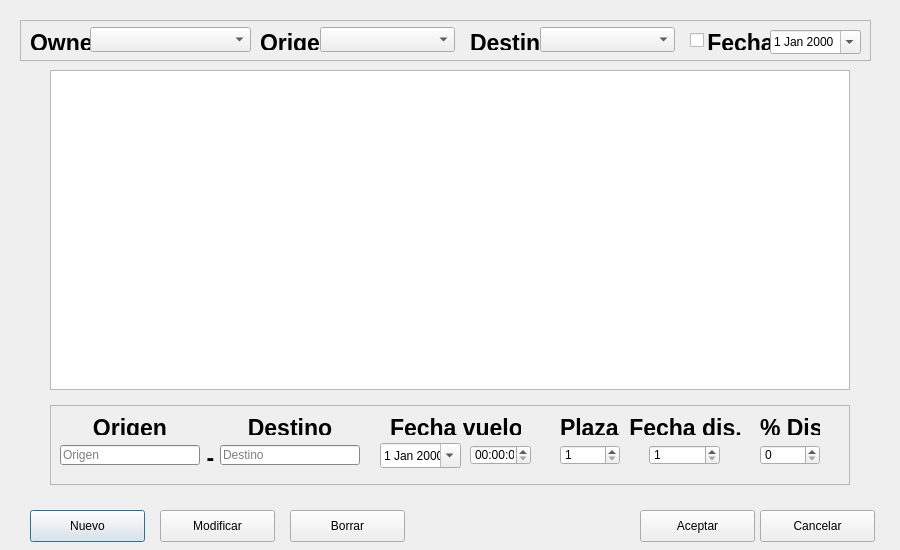
<?xml version="1.0" encoding="UTF-8"?>
<ui version="4.0">
 <class>gestionarNegos</class>
 <widget class="QDialog" name="gestionarNegos">
  <property name="geometry">
   <rect>
    <x>0</x>
    <y>0</y>
    <width>900</width>
    <height>550</height>
   </rect>
  </property>
  <property name="sizePolicy">
   <sizepolicy hsizetype="Fixed" vsizetype="Fixed">
    <horstretch>0</horstretch>
    <verstretch>0</verstretch>
   </sizepolicy>
  </property>
  <property name="minimumSize">
   <size>
    <width>900</width>
    <height>0</height>
   </size>
  </property>
  <property name="windowTitle">
   <string>Dialog</string>
  </property>
  <widget class="QFrame" name="editNegos">
   <property name="enabled">
    <bool>true</bool>
   </property>
   <property name="geometry">
    <rect>
     <x>50</x>
     <y>405</y>
     <width>800</width>
     <height>80</height>
    </rect>
   </property>
   <property name="frameShape">
    <enum>QFrame::StyledPanel</enum>
   </property>
   <property name="frameShadow">
    <enum>QFrame::Raised</enum>
   </property>
   <widget class="QLabel" name="labelOrigen">
    <property name="geometry">
     <rect>
      <x>10</x>
      <y>10</y>
      <width>140</width>
      <height>20</height>
     </rect>
    </property>
    <property name="font">
     <font>
      <pointsize>17</pointsize>
      <weight>75</weight>
      <bold>true</bold>
      <underline>false</underline>
     </font>
    </property>
    <property name="text">
     <string>&lt;html&gt;&lt;head/&gt;&lt;body&gt;&lt;p align=&quot;center&quot;&gt;Origen&lt;/p&gt;&lt;/body&gt;&lt;/html&gt;</string>
    </property>
   </widget>
   <widget class="QLineEdit" name="txtOrigen">
    <property name="geometry">
     <rect>
      <x>10</x>
      <y>40</y>
      <width>140</width>
      <height>20</height>
     </rect>
    </property>
    <property name="palette">
     <palette>
      <active>
       <colorrole role="Base">
        <brush brushstyle="SolidPattern">
         <color alpha="255">
          <red>255</red>
          <green>255</green>
          <blue>255</blue>
         </color>
        </brush>
       </colorrole>
       <colorrole role="Window">
        <brush brushstyle="SolidPattern">
         <color alpha="255">
          <red>191</red>
          <green>191</green>
          <blue>191</blue>
         </color>
        </brush>
       </colorrole>
      </active>
      <inactive>
       <colorrole role="Base">
        <brush brushstyle="SolidPattern">
         <color alpha="255">
          <red>255</red>
          <green>255</green>
          <blue>255</blue>
         </color>
        </brush>
       </colorrole>
       <colorrole role="Window">
        <brush brushstyle="SolidPattern">
         <color alpha="255">
          <red>191</red>
          <green>191</green>
          <blue>191</blue>
         </color>
        </brush>
       </colorrole>
      </inactive>
      <disabled>
       <colorrole role="Base">
        <brush brushstyle="SolidPattern">
         <color alpha="255">
          <red>191</red>
          <green>191</green>
          <blue>191</blue>
         </color>
        </brush>
       </colorrole>
       <colorrole role="Window">
        <brush brushstyle="SolidPattern">
         <color alpha="255">
          <red>191</red>
          <green>191</green>
          <blue>191</blue>
         </color>
        </brush>
       </colorrole>
      </disabled>
     </palette>
    </property>
    <property name="placeholderText">
     <string>Origen</string>
    </property>
   </widget>
   <widget class="QLineEdit" name="txtDestino">
    <property name="geometry">
     <rect>
      <x>170</x>
      <y>40</y>
      <width>140</width>
      <height>20</height>
     </rect>
    </property>
    <property name="palette">
     <palette>
      <active>
       <colorrole role="Base">
        <brush brushstyle="SolidPattern">
         <color alpha="255">
          <red>255</red>
          <green>255</green>
          <blue>255</blue>
         </color>
        </brush>
       </colorrole>
       <colorrole role="Window">
        <brush brushstyle="SolidPattern">
         <color alpha="255">
          <red>191</red>
          <green>191</green>
          <blue>191</blue>
         </color>
        </brush>
       </colorrole>
      </active>
      <inactive>
       <colorrole role="Base">
        <brush brushstyle="SolidPattern">
         <color alpha="255">
          <red>255</red>
          <green>255</green>
          <blue>255</blue>
         </color>
        </brush>
       </colorrole>
       <colorrole role="Window">
        <brush brushstyle="SolidPattern">
         <color alpha="255">
          <red>191</red>
          <green>191</green>
          <blue>191</blue>
         </color>
        </brush>
       </colorrole>
      </inactive>
      <disabled>
       <colorrole role="Base">
        <brush brushstyle="SolidPattern">
         <color alpha="255">
          <red>191</red>
          <green>191</green>
          <blue>191</blue>
         </color>
        </brush>
       </colorrole>
       <colorrole role="Window">
        <brush brushstyle="SolidPattern">
         <color alpha="255">
          <red>191</red>
          <green>191</green>
          <blue>191</blue>
         </color>
        </brush>
       </colorrole>
      </disabled>
     </palette>
    </property>
    <property name="placeholderText">
     <string>Destino</string>
    </property>
   </widget>
   <widget class="QLabel" name="labelDestino">
    <property name="geometry">
     <rect>
      <x>170</x>
      <y>10</y>
      <width>140</width>
      <height>20</height>
     </rect>
    </property>
    <property name="font">
     <font>
      <pointsize>17</pointsize>
      <weight>75</weight>
      <bold>true</bold>
      <underline>false</underline>
     </font>
    </property>
    <property name="text">
     <string>&lt;html&gt;&lt;head/&gt;&lt;body&gt;&lt;p align=&quot;center&quot;&gt;Destino&lt;/p&gt;&lt;/body&gt;&lt;/html&gt;</string>
    </property>
   </widget>
   <widget class="QLabel" name="labelFecha">
    <property name="geometry">
     <rect>
      <x>340</x>
      <y>10</y>
      <width>131</width>
      <height>20</height>
     </rect>
    </property>
    <property name="font">
     <font>
      <pointsize>17</pointsize>
      <weight>75</weight>
      <bold>true</bold>
      <underline>false</underline>
     </font>
    </property>
    <property name="text">
     <string>&lt;html&gt;&lt;head/&gt;&lt;body&gt;&lt;p align=&quot;center&quot;&gt;Fecha vuelo&lt;/p&gt;&lt;/body&gt;&lt;/html&gt;</string>
    </property>
   </widget>
   <widget class="QLabel" name="labelGuion">
    <property name="geometry">
     <rect>
      <x>150</x>
      <y>40</y>
      <width>21</width>
      <height>20</height>
     </rect>
    </property>
    <property name="font">
     <font>
      <pointsize>17</pointsize>
      <weight>75</weight>
      <bold>true</bold>
      <underline>false</underline>
     </font>
    </property>
    <property name="text">
     <string>&lt;html&gt;&lt;head/&gt;&lt;body&gt;&lt;p align=&quot;center&quot;&gt;-&lt;/p&gt;&lt;/body&gt;&lt;/html&gt;</string>
    </property>
   </widget>
   <widget class="QLabel" name="labelFechaDis">
    <property name="geometry">
     <rect>
      <x>570</x>
      <y>10</y>
      <width>131</width>
      <height>20</height>
     </rect>
    </property>
    <property name="font">
     <font>
      <pointsize>17</pointsize>
      <weight>75</weight>
      <bold>true</bold>
      <underline>false</underline>
     </font>
    </property>
    <property name="text">
     <string>&lt;html&gt;&lt;head/&gt;&lt;body&gt;&lt;p align=&quot;center&quot;&gt;Fecha dis.&lt;/p&gt;&lt;/body&gt;&lt;/html&gt;</string>
    </property>
   </widget>
   <widget class="QLabel" name="labelPlazas">
    <property name="geometry">
     <rect>
      <x>510</x>
      <y>10</y>
      <width>60</width>
      <height>20</height>
     </rect>
    </property>
    <property name="font">
     <font>
      <pointsize>17</pointsize>
      <weight>75</weight>
      <bold>true</bold>
      <underline>false</underline>
     </font>
    </property>
    <property name="text">
     <string>&lt;html&gt;&lt;head/&gt;&lt;body&gt;&lt;p align=&quot;center&quot;&gt;Plazas&lt;/p&gt;&lt;/body&gt;&lt;/html&gt;</string>
    </property>
   </widget>
   <widget class="QSpinBox" name="plazas">
    <property name="geometry">
     <rect>
      <x>510</x>
      <y>40</y>
      <width>60</width>
      <height>20</height>
     </rect>
    </property>
    <property name="minimum">
     <number>1</number>
    </property>
    <property name="maximum">
     <number>500</number>
    </property>
   </widget>
   <widget class="QSpinBox" name="porcentaje">
    <property name="geometry">
     <rect>
      <x>710</x>
      <y>40</y>
      <width>60</width>
      <height>20</height>
     </rect>
    </property>
    <property name="maximum">
     <number>100</number>
    </property>
   </widget>
   <widget class="QLabel" name="labelPorcDis">
    <property name="geometry">
     <rect>
      <x>710</x>
      <y>10</y>
      <width>60</width>
      <height>20</height>
     </rect>
    </property>
    <property name="font">
     <font>
      <pointsize>17</pointsize>
      <weight>75</weight>
      <bold>true</bold>
      <underline>false</underline>
     </font>
    </property>
    <property name="text">
     <string>&lt;html&gt;&lt;head/&gt;&lt;body&gt;&lt;p align=&quot;center&quot;&gt;% Dis.&lt;/p&gt;&lt;/body&gt;&lt;/html&gt;</string>
    </property>
   </widget>
   <widget class="QDateEdit" name="dateVuelo">
    <property name="geometry">
     <rect>
      <x>330</x>
      <y>38</y>
      <width>81</width>
      <height>25</height>
     </rect>
    </property>
    <property name="calendarPopup">
     <bool>true</bool>
    </property>
   </widget>
   <widget class="QTimeEdit" name="timeVuelo">
    <property name="geometry">
     <rect>
      <x>420</x>
      <y>40</y>
      <width>61</width>
      <height>20</height>
     </rect>
    </property>
   </widget>
   <widget class="QSpinBox" name="dateDis">
    <property name="geometry">
     <rect>
      <x>599</x>
      <y>40</y>
      <width>71</width>
      <height>20</height>
     </rect>
    </property>
    <property name="minimum">
     <number>1</number>
    </property>
    <property name="maximum">
     <number>500</number>
    </property>
   </widget>
  </widget>
  <widget class="QPushButton" name="btnNuevo">
   <property name="geometry">
    <rect>
     <x>30</x>
     <y>510</y>
     <width>115</width>
     <height>32</height>
    </rect>
   </property>
   <property name="text">
    <string>Nuevo</string>
   </property>
  </widget>
  <widget class="QPushButton" name="btnCancelar">
   <property name="geometry">
    <rect>
     <x>760</x>
     <y>510</y>
     <width>115</width>
     <height>32</height>
    </rect>
   </property>
   <property name="text">
    <string>Cancelar</string>
   </property>
  </widget>
  <widget class="QPushButton" name="btnModificar">
   <property name="geometry">
    <rect>
     <x>160</x>
     <y>510</y>
     <width>115</width>
     <height>32</height>
    </rect>
   </property>
   <property name="text">
    <string>Modificar</string>
   </property>
  </widget>
  <widget class="QPushButton" name="btnAcpetar">
   <property name="geometry">
    <rect>
     <x>640</x>
     <y>510</y>
     <width>115</width>
     <height>32</height>
    </rect>
   </property>
   <property name="text">
    <string>Aceptar</string>
   </property>
  </widget>
  <widget class="QPushButton" name="btnBorrar">
   <property name="geometry">
    <rect>
     <x>290</x>
     <y>510</y>
     <width>115</width>
     <height>32</height>
    </rect>
   </property>
   <property name="text">
    <string>Borrar</string>
   </property>
  </widget>
  <widget class="QFrame" name="filtrado">
   <property name="geometry">
    <rect>
     <x>20</x>
     <y>20</y>
     <width>851</width>
     <height>41</height>
    </rect>
   </property>
   <property name="frameShape">
    <enum>QFrame::StyledPanel</enum>
   </property>
   <property name="frameShadow">
    <enum>QFrame::Raised</enum>
   </property>
   <widget class="QComboBox" name="comboOrigenFilter">
    <property name="geometry">
     <rect>
      <x>300</x>
      <y>7</y>
      <width>135</width>
      <height>25</height>
     </rect>
    </property>
   </widget>
   <widget class="QLabel" name="labelFechaFilter">
    <property name="geometry">
     <rect>
      <x>685</x>
      <y>10</y>
      <width>71</width>
      <height>20</height>
     </rect>
    </property>
    <property name="font">
     <font>
      <pointsize>17</pointsize>
      <weight>75</weight>
      <bold>true</bold>
      <underline>false</underline>
     </font>
    </property>
    <property name="text">
     <string>&lt;html&gt;&lt;head/&gt;&lt;body&gt;&lt;p align=&quot;center&quot;&gt;Fecha&lt;/p&gt;&lt;/body&gt;&lt;/html&gt;</string>
    </property>
   </widget>
   <widget class="QLabel" name="labelOwnerFilter">
    <property name="geometry">
     <rect>
      <x>10</x>
      <y>10</y>
      <width>61</width>
      <height>20</height>
     </rect>
    </property>
    <property name="font">
     <font>
      <pointsize>17</pointsize>
      <weight>75</weight>
      <bold>true</bold>
      <underline>false</underline>
     </font>
    </property>
    <property name="text">
     <string>&lt;html&gt;&lt;head/&gt;&lt;body&gt;&lt;p align=&quot;center&quot;&gt;Owner&lt;/p&gt;&lt;/body&gt;&lt;/html&gt;</string>
    </property>
   </widget>
   <widget class="QLabel" name="labelDestinoFilter">
    <property name="geometry">
     <rect>
      <x>450</x>
      <y>10</y>
      <width>71</width>
      <height>20</height>
     </rect>
    </property>
    <property name="font">
     <font>
      <pointsize>17</pointsize>
      <weight>75</weight>
      <bold>true</bold>
      <underline>false</underline>
     </font>
    </property>
    <property name="text">
     <string>&lt;html&gt;&lt;head/&gt;&lt;body&gt;&lt;p align=&quot;center&quot;&gt;Destino&lt;/p&gt;&lt;/body&gt;&lt;/html&gt;</string>
    </property>
   </widget>
   <widget class="QComboBox" name="comboOwnerFilter">
    <property name="geometry">
     <rect>
      <x>70</x>
      <y>7</y>
      <width>161</width>
      <height>25</height>
     </rect>
    </property>
   </widget>
   <widget class="QDateEdit" name="dateFechaFilter">
    <property name="geometry">
     <rect>
      <x>750</x>
      <y>10</y>
      <width>91</width>
      <height>24</height>
     </rect>
    </property>
    <property name="calendarPopup">
     <bool>true</bool>
    </property>
   </widget>
   <widget class="QLabel" name="labelOrigenFilter">
    <property name="geometry">
     <rect>
      <x>240</x>
      <y>10</y>
      <width>61</width>
      <height>20</height>
     </rect>
    </property>
    <property name="font">
     <font>
      <pointsize>17</pointsize>
      <weight>75</weight>
      <bold>true</bold>
      <underline>false</underline>
     </font>
    </property>
    <property name="text">
     <string>&lt;html&gt;&lt;head/&gt;&lt;body&gt;&lt;p align=&quot;center&quot;&gt;Origen&lt;/p&gt;&lt;/body&gt;&lt;/html&gt;</string>
    </property>
   </widget>
   <widget class="QComboBox" name="comboDestinoFilter">
    <property name="geometry">
     <rect>
      <x>520</x>
      <y>7</y>
      <width>135</width>
      <height>25</height>
     </rect>
    </property>
   </widget>
   <widget class="QCheckBox" name="checkFecha">
    <property name="enabled">
     <bool>true</bool>
    </property>
    <property name="geometry">
     <rect>
      <x>670</x>
      <y>10</y>
      <width>21</width>
      <height>20</height>
     </rect>
    </property>
    <property name="text">
     <string/>
    </property>
   </widget>
  </widget>
  <widget class="QTableWidget" name="tablaNegos">
   <property name="geometry">
    <rect>
     <x>50</x>
     <y>70</y>
     <width>800</width>
     <height>320</height>
    </rect>
   </property>
   <property name="editTriggers">
    <set>QAbstractItemView::NoEditTriggers</set>
   </property>
   <property name="dragDropOverwriteMode">
    <bool>false</bool>
   </property>
   <property name="selectionMode">
    <enum>QAbstractItemView::SingleSelection</enum>
   </property>
   <property name="selectionBehavior">
    <enum>QAbstractItemView::SelectRows</enum>
   </property>
   <property name="gridStyle">
    <enum>Qt::DashLine</enum>
   </property>
   <property name="sortingEnabled">
    <bool>true</bool>
   </property>
   <property name="cornerButtonEnabled">
    <bool>false</bool>
   </property>
   <property name="rowCount">
    <number>0</number>
   </property>
   <property name="columnCount">
    <number>5</number>
   </property>
   <attribute name="horizontalHeaderVisible">
    <bool>false</bool>
   </attribute>
   <attribute name="horizontalHeaderCascadingSectionResizes">
    <bool>false</bool>
   </attribute>
   <attribute name="horizontalHeaderDefaultSectionSize">
    <number>100</number>
   </attribute>
   <attribute name="horizontalHeaderHighlightSections">
    <bool>true</bool>
   </attribute>
   <attribute name="horizontalHeaderMinimumSectionSize">
    <number>20</number>
   </attribute>
   <attribute name="horizontalHeaderShowSortIndicator" stdset="0">
    <bool>true</bool>
   </attribute>
   <attribute name="verticalHeaderVisible">
    <bool>false</bool>
   </attribute>
   <column/>
   <column/>
   <column/>
   <column/>
   <column/>
  </widget>
 </widget>
 <resources/>
 <connections>
  <connection>
   <sender>comboOwnerFilter</sender>
   <signal>currentIndexChanged(int)</signal>
   <receiver>gestionarNegos</receiver>
   <slot>selectedOwner()</slot>
   <hints>
    <hint type="sourcelabel">
     <x>196</x>
     <y>37</y>
    </hint>
    <hint type="destinationlabel">
     <x>195</x>
     <y>11</y>
    </hint>
   </hints>
  </connection>
  <connection>
   <sender>comboOrigenFilter</sender>
   <signal>currentIndexChanged(int)</signal>
   <receiver>gestionarNegos</receiver>
   <slot>selectedOrigen()</slot>
   <hints>
    <hint type="sourcelabel">
     <x>398</x>
     <y>29</y>
    </hint>
    <hint type="destinationlabel">
     <x>391</x>
     <y>12</y>
    </hint>
   </hints>
  </connection>
  <connection>
   <sender>comboDestinoFilter</sender>
   <signal>currentIndexChanged(int)</signal>
   <receiver>gestionarNegos</receiver>
   <slot>selectedDestino()</slot>
   <hints>
    <hint type="sourcelabel">
     <x>581</x>
     <y>39</y>
    </hint>
    <hint type="destinationlabel">
     <x>581</x>
     <y>12</y>
    </hint>
   </hints>
  </connection>
  <connection>
   <sender>dateFechaFilter</sender>
   <signal>dateChanged(QDate)</signal>
   <receiver>gestionarNegos</receiver>
   <slot>selectedFecha()</slot>
   <hints>
    <hint type="sourcelabel">
     <x>787</x>
     <y>41</y>
    </hint>
    <hint type="destinationlabel">
     <x>789</x>
     <y>13</y>
    </hint>
   </hints>
  </connection>
  <connection>
   <sender>tablaNegos</sender>
   <signal>itemSelectionChanged()</signal>
   <receiver>gestionarNegos</receiver>
   <slot>showLabel()</slot>
   <hints>
    <hint type="sourcelabel">
     <x>104</x>
     <y>200</y>
    </hint>
    <hint type="destinationlabel">
     <x>29</x>
     <y>200</y>
    </hint>
   </hints>
  </connection>
  <connection>
   <sender>checkFecha</sender>
   <signal>clicked(bool)</signal>
   <receiver>gestionarNegos</receiver>
   <slot>selectedFecha()</slot>
   <hints>
    <hint type="sourcelabel">
     <x>697</x>
     <y>40</y>
    </hint>
    <hint type="destinationlabel">
     <x>698</x>
     <y>11</y>
    </hint>
   </hints>
  </connection>
  <connection>
   <sender>btnNuevo</sender>
   <signal>clicked()</signal>
   <receiver>gestionarNegos</receiver>
   <slot>nuevo()</slot>
   <hints>
    <hint type="sourcelabel">
     <x>58</x>
     <y>524</y>
    </hint>
    <hint type="destinationlabel">
     <x>59</x>
     <y>498</y>
    </hint>
   </hints>
  </connection>
  <connection>
   <sender>btnModificar</sender>
   <signal>clicked()</signal>
   <receiver>gestionarNegos</receiver>
   <slot>modificar()</slot>
   <hints>
    <hint type="sourcelabel">
     <x>205</x>
     <y>518</y>
    </hint>
    <hint type="destinationlabel">
     <x>205</x>
     <y>504</y>
    </hint>
   </hints>
  </connection>
  <connection>
   <sender>btnBorrar</sender>
   <signal>clicked()</signal>
   <receiver>gestionarNegos</receiver>
   <slot>borrar()</slot>
   <hints>
    <hint type="sourcelabel">
     <x>345</x>
     <y>517</y>
    </hint>
    <hint type="destinationlabel">
     <x>341</x>
     <y>497</y>
    </hint>
   </hints>
  </connection>
  <connection>
   <sender>btnAcpetar</sender>
   <signal>clicked()</signal>
   <receiver>gestionarNegos</receiver>
   <slot>aceptar()</slot>
   <hints>
    <hint type="sourcelabel">
     <x>670</x>
     <y>519</y>
    </hint>
    <hint type="destinationlabel">
     <x>667</x>
     <y>503</y>
    </hint>
   </hints>
  </connection>
  <connection>
   <sender>btnCancelar</sender>
   <signal>clicked()</signal>
   <receiver>gestionarNegos</receiver>
   <slot>cancelar()</slot>
   <hints>
    <hint type="sourcelabel">
     <x>802</x>
     <y>515</y>
    </hint>
    <hint type="destinationlabel">
     <x>802</x>
     <y>498</y>
    </hint>
   </hints>
  </connection>
 </connections>
 <slots>
  <slot>selectedOwner()</slot>
  <slot>selectedOrigen()</slot>
  <slot>selectedDestino()</slot>
  <slot>selectedFecha()</slot>
  <slot>showLabel()</slot>
  <slot>activarFecha()</slot>
  <slot>nuevo()</slot>
  <slot>modificar()</slot>
  <slot>borrar()</slot>
  <slot>aceptar()</slot>
  <slot>cancelar()</slot>
 </slots>
</ui>
